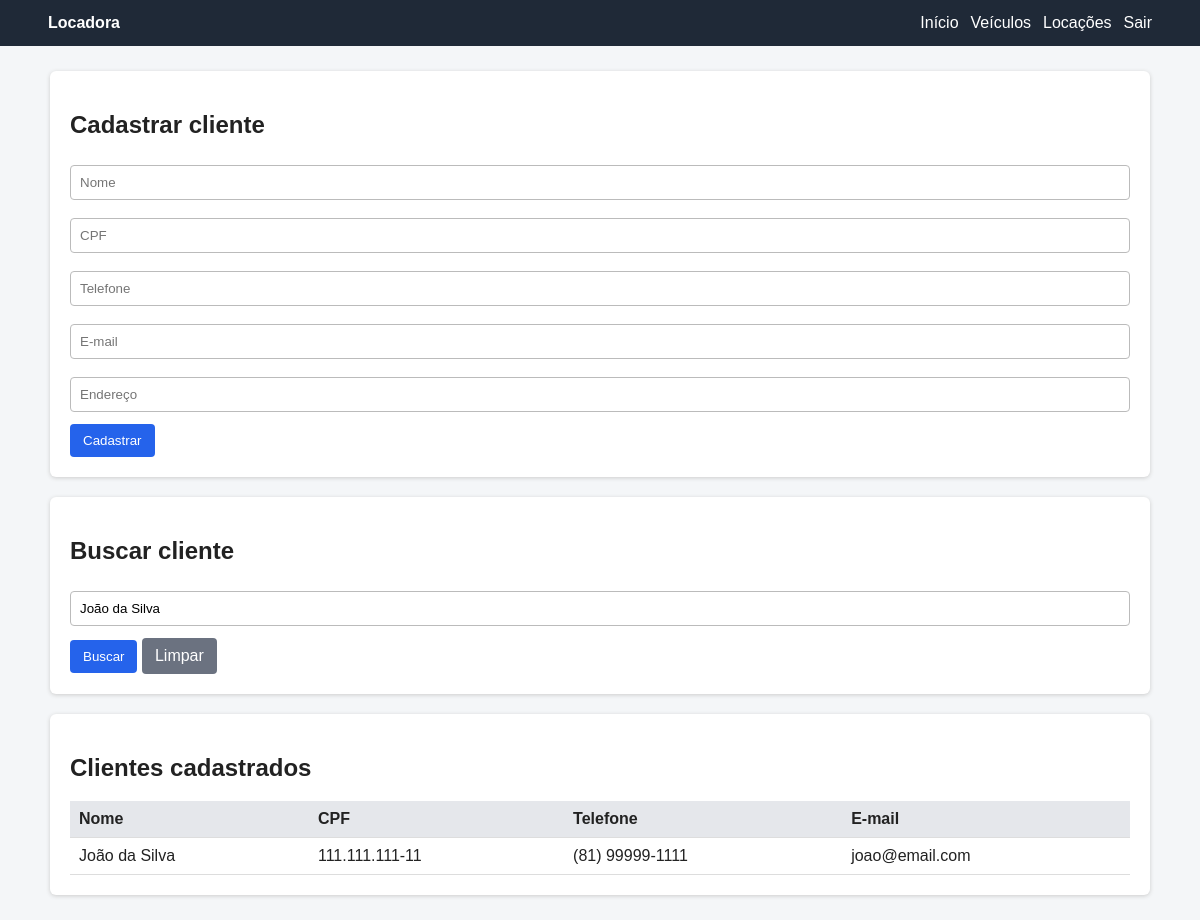
The page /clientes.php?busca=João da Silva (signed in) on the database its author committed.
### tables this page shows
CREATE TABLE clientes (
    id INT AUTO_INCREMENT PRIMARY KEY,
    nome VARCHAR(120) NOT NULL,
    cpf VARCHAR(14) NOT NULL UNIQUE,
    telefone VARCHAR(20),
    email VARCHAR(120),
    endereco VARCHAR(200),
    criado_em TIMESTAMP DEFAULT CURRENT_TIMESTAMP
);

### clientes.php (the view, shortened to what this page needs)
<?php
require 'config.php';
$busca = trim($_GET['busca'] ?? '');
if ($busca !== '') {
    $stmt = $pdo->prepare("SELECT * FROM clientes WHERE nome LIKE ? OR cpf LIKE ? ORDER BY nome");
    $like = "%$busca%";
    $stmt->execute([$like, $like]);
    $clientes = $stmt->fetchAll();
} else {
    $clientes = $pdo->query("SELECT * FROM clientes ORDER BY nome")->fetchAll();
}
?>
<!DOCTYPE html>
<html lang="pt-br">
<head><meta charset="UTF-8"><title>Clientes</title><link rel="stylesheet" href="style.css"></head>
<body>
<div class="nav"><strong>Locadora</strong><div><a href="index.php">Início</a><a href="veiculos.php">Veículos</a><a href="locacoes.php">Locações</a><a href="logout.php">Sair</a></div></div>
<div class="container">
<div class="card">
<h2>Cadastrar cliente</h2>
<form method="post">
<input name="nome" placeholder="Nome" required>
<input name="cpf" placeholder="CPF" required>
<input name="telefone" placeholder="Telefone">
<input type="email" name="email" placeholder="E-mail">
<input name="endereco" placeholder="Endereço">
<button type="submit">Cadastrar</button>
</form>
</div>
<div class="card">
<h2>Buscar cliente</h2>
<form method="get">
<input name="busca" value="<?= htmlspecialchars($busca) ?>" placeholder="Nome ou CPF">
<button type="submit">Buscar</button>
<a class="btn btn-secondary" href="clientes.php">Limpar</a>
</form>
</div>
<div class="card">
<h2>Clientes cadastrados</h2>
<table><tr><th>Nome</th><th>CPF</th><th>Telefone</th><th>E-mail</th></tr>
<?php foreach ($clientes as $c): ?>
<tr><td><?= htmlspecialchars($c['nome']) ?></td><td><?= htmlspecialchars($c['cpf']) ?></td><td><?= htmlspecialchars($c['telefone']) ?></td><td><?= htmlspecialchars($c['email']) ?></td></tr>
<?php endforeach; ?>
</table>
</div>
</div>
</body>
</html>

### style.css (style rules this page uses)
* { box-sizing: border-box; }
body { margin: 0; font-family: Arial, sans-serif; background: #f4f6f8; color: #222; }
.container { width: 92%; max-width: 1100px; margin: 25px auto; }
.nav { background: #1f2937; color: white; padding: 14px 4%; display: flex; justify-content: space-between; align-items: center; gap: 15px; }
.nav a { color: white; text-decoration: none; margin-left: 12px; }
.card { background: white; padding: 20px; margin-bottom: 20px; border-radius: 6px; box-shadow: 0 1px 4px #ccc; }
input, select { width: 100%; padding: 9px; margin: 6px 0 12px; border: 1px solid #bbb; border-radius: 4px; }
button, .btn { background: #2563eb; color: white; border: 0; padding: 9px 13px; border-radius: 4px; text-decoration: none; cursor: pointer; display: inline-block; }
.btn-secondary { background: #6b7280; }
table { width: 100%; border-collapse: collapse; background: white; }
th, td { padding: 9px; border-bottom: 1px solid #ddd; text-align: left; }
th { background: #e5e7eb; }

### rows shown on the page
clientes: nome "João da Silva", cpf "111.111.111-11", telefone "(81) 99999-1111", email "joao@email.com"
